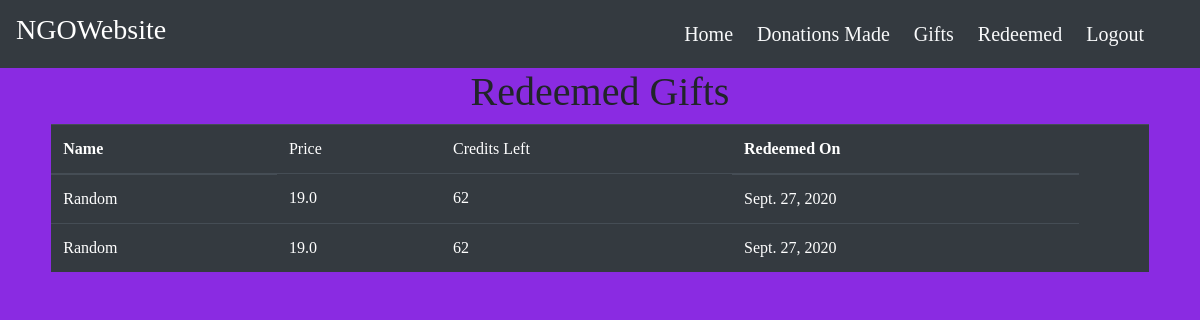
Page /redeemed_gifts/ (signed in) on the committed database.
### main/models.py (models this page shows, shortened)
class Redeemed(models.Model):
    redeemed_by = models.ForeignKey(User, on_delete=models.CASCADE)
    gift = models.ForeignKey(Gifts, on_delete=models.CASCADE)
    redeemed_on = models.DateField(default=timezone.now)

class Gifts(models.Model):
    image = models.ImageField(default='default.png', upload_to='images/')
    name = models.CharField(max_length=150)
    description = models.CharField(max_length=250,blank=True)
    price = models.FloatField()

class User(AbstractUser):
    mobile_number = models.CharField(max_length=10)
    address = models.CharField(max_length=150)
    city =  models.CharField(max_length=50)
    pincode = models.CharField(max_length=10)
    is_NGO = models.BooleanField(default=False)
    is_Donor = models.BooleanField(default=False)
    credit = models.IntegerField(default=0)

### main/views.py (the view)
# urls.py: path('redeemed_gifts/', views.redeemed_gifts, name='redeemed_gifts'),
@login_required
def redeemed_gifts(request):
    redeemed_gifts = Redeemed.objects.filter(redeemed_by=request.user)
    context = {
        'redeemed_gifts' : redeemed_gifts
    }
    return render(request, 'main/redeemed_gifts.html', context)

### main/templates/main/redeemed_gifts.html
{% extends "main/layout.html" %}
{% block content %}
<div class="list">
    {% if redeemed_gifts %}
    <h1 class="text-center">Redeemed Gifts</h1>
    <div class="row">
        <div class="col-sm-11 m-auto">
            <div class="table-responsive">
                <table class="table table-dark">
                    <thead>
                    <tr>
                        <th scope="col">Name</th>
                        <td scope="col">Price</td>
                        <td scope="col">Credits Left</td>
                        <th scope="col">Redeemed On</th>
                        <td></td>
                    </tr>
                    </thead>
                    <tbody>
                        {% for gift in redeemed_gifts %}
                    <tr>
                        <td>{{ gift.gift.name }}</td>
                        <td>{{ gift.gift.price }}</td>
                        <td>{{ gift.redeemed_by.credit }}</td>
                        <td>{{ gift.redeemed_on }}</td>
                    </tr>
                        {% endfor %}
                    </tbody>
                </table>
            </div>
        </div>
    </div>
    {% endif %}
</div>
{% endblock content %}

### main/static/main/styles.css (style rules this page uses)
body { text-align: center; background-color:blueviolet !important; background-position: center; background-size: cover !important; font-family: cursive !important; }
h1, h2, h3, h4, h5, h6 { font-family: cursive !important; }

### rows in the picture
Redeemed: gift.name "Random", gift.price "19.0", redeemed_by.credit "62", redeemed_on "Sept. 27, 2020"
Redeemed: gift.name "Random", gift.price "19.0", redeemed_by.credit "62", redeemed_on "Sept. 27, 2020"
